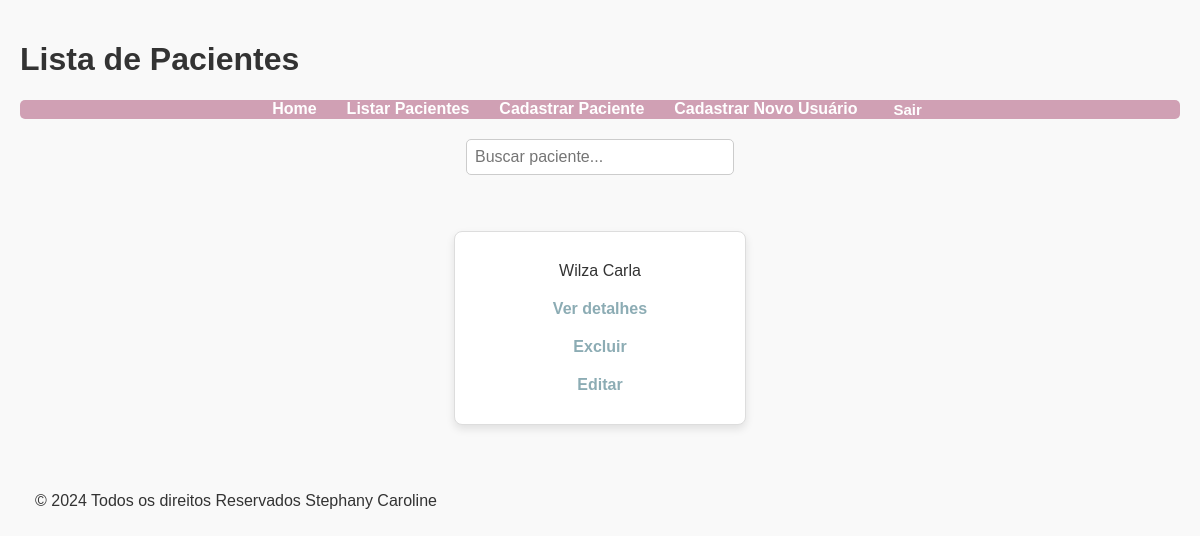
/pacientes/ (signed in), run on an earlier commit of the app's database.
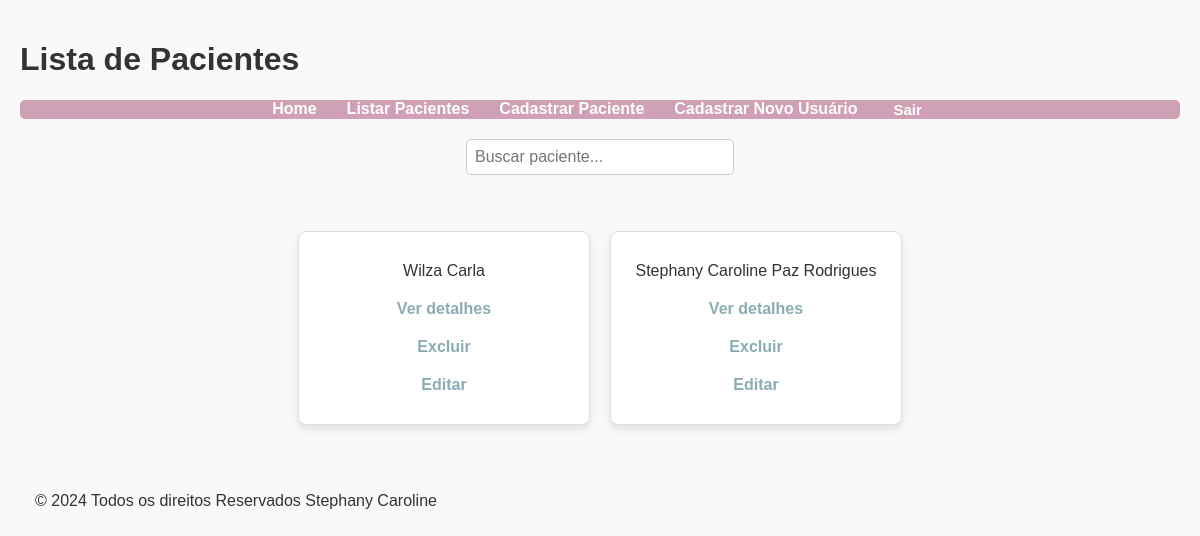
And on a later commit of the database.
### pacientes/models.py (models this page shows, shortened)
class Paciente(models.Model):
    usuario = models.ForeignKey(User, on_delete=models.CASCADE)  # Vincula ao usuário
    nome = models.CharField(max_length=100)
    telefone = models.CharField(max_length=15)
    endereco = models.CharField(max_length=255)
    data_de_nascimento = models.DateField(null=True, blank=True)
    cpf = models.CharField(max_length=11, unique=True)
    sexo = models.CharField(max_length=10, choices=[('Masc', 'Masculino'), ('Fem', 'Feminino'), ('O', 'Outro')])
    email = models.EmailField()
    estado_Civil = models.CharField(max_length=255, choices=[('Não Informado', 'Não Informado'), ('Casado(a)', 'Casado(a)'), ('Solteiro(a)', 'Solteiro(a)'), ('Divorciado(a)', 'Divorciado(a)'), ('Viúvo(a)', 'Viúvo(a)')])
    filhos = models.CharField(max_length=10, choices=[('Sim', 'Sim'), ('Não', 'Não')])
    filhos_Quantidade = models.CharField(max_length=10)
    atendimento= models.CharField(max_length=10, choices=[('Sim', 'Sim'), ('Não', 'Não')])
    atendimento_Tipo_Tempo_Motivo = models.CharField(max_length=500)
    religião = models.CharField(max_length=20)
    escolaridade = models.CharField(max_length=255, choices=[('Fundamental', 'Fundamental'), ('Médio', 'Médio'), ('Superior Completo', 'Superior Completo'), ('Superior incompleto', 'Superior incompleto'), ('Pós-Grauação', 'Pós-Graduação'), ('Mestrado', 'Mestrado'), ('Dotourado', 'Dotourado')])
    trabalha_no_momento = models.CharField(max_length=10, choices=[('Sim', 'Sim'), ('Não', 'Não')])
    profissão = models.CharField(max_length=50)
    toma_Algum_Medicamento =models.CharField(max_length=10, choices=[('Sim', 'Sim'), ('Não', 'Não')])
    qual_Medicamento =  models.CharField(max_length=100)
    Disponibilidade = models.CharField(max_length=100)
    rede_de_apoio = models.CharField(max_length=255)
    contato_de_emergência = models.CharField(max_length=100)
    motivo_e_objetivo = models.CharField(max_length=500)
    observações = models.CharField(max_length=1000)
    usuario = models.ForeignKey(User, on_delete=models.CASCADE, related_name='pacientes')

### pacientes/views.py (the view)
# urls.py: path('', listar_pacientes, name='listar_pacientes'),  # Isso redireciona /pacientes/ para a view de listar pacientes
@login_required
def listar_pacientes(request):
    pacientes = Paciente.objects.filter(usuario=request.user)
    return render(request, 'pacientes/listar_pacientes.html', {'pacientes' : pacientes})

### pacientes/templates/pacientes/listar_pacientes.html (shortened to what this page needs)
{% load static %}
<!DOCTYPE html>
<html lang="pt-br">
<head>
    <link rel="stylesheet" type="text/css" href="{% static 'css/styles.css' %}">
</head>
<body>
    <h1>Lista de Pacientes</h1>
        <nav>
            <ul class="nav-links">
                <li><a href="{% url 'homepage' %}">Home</a></li>
                <li><a href="{% url 'listar_pacientes' %}">Listar Pacientes</a></li>
                <li><a href="{% url 'cadastrar_paciente' %}">Cadastrar Paciente</a></li>
                <li><a href="{% url 'cadastro' %}">Cadastrar Novo Usuário</a></li>
                <li>
                    <form action="{% url 'logout' %}" method="post" style="display: inline;">
                        <button class="btn" type="submit">Sair</button>
                    </form>
                </li>
            </ul>
        </nav>
    <div class="search-container">
        <input type="text" id="search" placeholder="Buscar paciente..." class="search-input">
    </div>
    <div class="table">
        {% for paciente in pacientes %}
            <ul class="paciente-item">
                <li class="paciente-nome">{{ paciente.nome }}</li>
                <li><a href="{% url 'detalhes_paciente' paciente.id %}">Ver detalhes</a></li>
                <li><a href="{% url 'excluir_paciente' paciente.id %}">Excluir</a></li>
                <li><a href="{% url 'editar_paciente' paciente.id %}">Editar</a></li>
            </ul>
        {% empty %}
            <p class="empty-message">Nenhum paciente cadastrado.</p>
        {% endfor %}
    </div>
    <footer>
        <p>&copy; 2024 Todos os direitos Reservados Stephany Caroline</p>
    </footer>
</body>
</html>

What changed in the data, as far as the page shows it:
added Paciente: nome "Stephany Caroline Paz Rodrigues"
